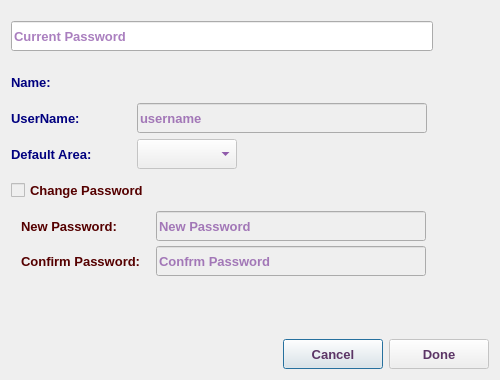
<?xml version="1.0" encoding="UTF-8"?>
<ui version="4.0">
 <class>ProfileDialog</class>
 <widget class="QDialog" name="ProfileDialog">
  <property name="geometry">
   <rect>
    <x>0</x>
    <y>0</y>
    <width>500</width>
    <height>380</height>
   </rect>
  </property>
  <property name="minimumSize">
   <size>
    <width>500</width>
    <height>380</height>
   </size>
  </property>
  <property name="maximumSize">
   <size>
    <width>500</width>
    <height>380</height>
   </size>
  </property>
  <property name="font">
   <font>
    <family>Tahoma</family>
    <pointsize>10</pointsize>
   </font>
  </property>
  <property name="windowTitle">
   <string>User Profile</string>
  </property>
  <property name="windowIcon">
   <iconset resource="../../../image.qrc">
    <normaloff>:/Image/profile.png</normaloff>:/Image/profile.png</iconset>
  </property>
  <layout class="QVBoxLayout" name="verticalLayout_3">
   <item>
    <layout class="QHBoxLayout" name="horizontalLayout">
     <item>
      <widget class="QLineEdit" name="currentPassLE">
       <property name="sizePolicy">
        <sizepolicy hsizetype="Expanding" vsizetype="Preferred">
         <horstretch>0</horstretch>
         <verstretch>0</verstretch>
        </sizepolicy>
       </property>
       <property name="minimumSize">
        <size>
         <width>200</width>
         <height>30</height>
        </size>
       </property>
       <property name="maximumSize">
        <size>
         <width>500</width>
         <height>30</height>
        </size>
       </property>
       <property name="font">
        <font>
         <family>Tahoma</family>
         <pointsize>10</pointsize>
         <weight>75</weight>
         <bold>true</bold>
        </font>
       </property>
       <property name="styleSheet">
        <string notr="true">color: rgb(85, 0, 127);</string>
       </property>
       <property name="echoMode">
        <enum>QLineEdit::Password</enum>
       </property>
       <property name="placeholderText">
        <string>Current Password</string>
       </property>
      </widget>
     </item>
     <item>
      <widget class="QLabel" name="label_6">
       <property name="minimumSize">
        <size>
         <width>50</width>
         <height>50</height>
        </size>
       </property>
       <property name="maximumSize">
        <size>
         <width>50</width>
         <height>50</height>
        </size>
       </property>
       <property name="font">
        <font>
         <family>Tahoma</family>
         <pointsize>10</pointsize>
        </font>
       </property>
       <property name="text">
        <string/>
       </property>
       <property name="pixmap">
        <pixmap resource="../../../image.qrc">:/Image/profile.png</pixmap>
       </property>
       <property name="scaledContents">
        <bool>true</bool>
       </property>
      </widget>
     </item>
    </layout>
   </item>
   <item>
    <widget class="QFrame" name="frame">
     <property name="enabled">
      <bool>false</bool>
     </property>
     <property name="font">
      <font>
       <family>Tahoma</family>
       <pointsize>10</pointsize>
      </font>
     </property>
     <property name="frameShape">
      <enum>QFrame::NoFrame</enum>
     </property>
     <property name="frameShadow">
      <enum>QFrame::Plain</enum>
     </property>
     <layout class="QVBoxLayout" name="verticalLayout">
      <property name="leftMargin">
       <number>0</number>
      </property>
      <property name="topMargin">
       <number>0</number>
      </property>
      <property name="rightMargin">
       <number>0</number>
      </property>
      <property name="bottomMargin">
       <number>0</number>
      </property>
      <item>
       <layout class="QHBoxLayout" name="horizontalLayout_8">
        <item>
         <widget class="QLabel" name="label">
          <property name="minimumSize">
           <size>
            <width>120</width>
            <height>30</height>
           </size>
          </property>
          <property name="maximumSize">
           <size>
            <width>150</width>
            <height>30</height>
           </size>
          </property>
          <property name="font">
           <font>
            <family>Tahoma</family>
            <pointsize>10</pointsize>
            <weight>75</weight>
            <bold>true</bold>
           </font>
          </property>
          <property name="styleSheet">
           <string notr="true">color: rgb(0, 0, 127);</string>
          </property>
          <property name="text">
           <string>Name: </string>
          </property>
         </widget>
        </item>
        <item>
         <widget class="QLabel" name="nameLbl">
          <property name="sizePolicy">
           <sizepolicy hsizetype="Expanding" vsizetype="Preferred">
            <horstretch>0</horstretch>
            <verstretch>0</verstretch>
           </sizepolicy>
          </property>
          <property name="minimumSize">
           <size>
            <width>300</width>
            <height>30</height>
           </size>
          </property>
          <property name="maximumSize">
           <size>
            <width>500</width>
            <height>30</height>
           </size>
          </property>
          <property name="font">
           <font>
            <family>Tahoma</family>
            <pointsize>10</pointsize>
            <weight>75</weight>
            <bold>true</bold>
           </font>
          </property>
          <property name="styleSheet">
           <string notr="true">color: rgb(85, 0, 127);</string>
          </property>
          <property name="text">
           <string/>
          </property>
         </widget>
        </item>
       </layout>
      </item>
      <item>
       <layout class="QHBoxLayout" name="horizontalLayout_7">
        <item>
         <widget class="QLabel" name="label_2">
          <property name="minimumSize">
           <size>
            <width>120</width>
            <height>30</height>
           </size>
          </property>
          <property name="maximumSize">
           <size>
            <width>150</width>
            <height>30</height>
           </size>
          </property>
          <property name="font">
           <font>
            <family>Tahoma</family>
            <pointsize>10</pointsize>
            <weight>75</weight>
            <bold>true</bold>
           </font>
          </property>
          <property name="styleSheet">
           <string notr="true">color: rgb(0, 0, 127);</string>
          </property>
          <property name="text">
           <string>UserName:</string>
          </property>
         </widget>
        </item>
        <item>
         <widget class="QLineEdit" name="usernameLE">
          <property name="sizePolicy">
           <sizepolicy hsizetype="Expanding" vsizetype="Preferred">
            <horstretch>0</horstretch>
            <verstretch>0</verstretch>
           </sizepolicy>
          </property>
          <property name="minimumSize">
           <size>
            <width>290</width>
            <height>30</height>
           </size>
          </property>
          <property name="maximumSize">
           <size>
            <width>500</width>
            <height>30</height>
           </size>
          </property>
          <property name="font">
           <font>
            <family>Tahoma</family>
            <pointsize>10</pointsize>
            <weight>75</weight>
            <bold>true</bold>
           </font>
          </property>
          <property name="styleSheet">
           <string notr="true">color: rgb(85, 0, 127);</string>
          </property>
          <property name="placeholderText">
           <string>username</string>
          </property>
         </widget>
        </item>
        <item>
         <spacer name="horizontalSpacer">
          <property name="orientation">
           <enum>Qt::Horizontal</enum>
          </property>
          <property name="sizeHint" stdset="0">
           <size>
            <width>40</width>
            <height>20</height>
           </size>
          </property>
         </spacer>
        </item>
       </layout>
      </item>
      <item>
       <layout class="QHBoxLayout" name="horizontalLayout_6">
        <item>
         <widget class="QLabel" name="label_3">
          <property name="minimumSize">
           <size>
            <width>120</width>
            <height>30</height>
           </size>
          </property>
          <property name="maximumSize">
           <size>
            <width>150</width>
            <height>30</height>
           </size>
          </property>
          <property name="font">
           <font>
            <family>Tahoma</family>
            <pointsize>10</pointsize>
            <weight>75</weight>
            <bold>true</bold>
           </font>
          </property>
          <property name="styleSheet">
           <string notr="true">color: rgb(0, 0, 127);</string>
          </property>
          <property name="text">
           <string>Default Area:</string>
          </property>
         </widget>
        </item>
        <item>
         <widget class="QComboBox" name="areaCB">
          <property name="sizePolicy">
           <sizepolicy hsizetype="Preferred" vsizetype="Preferred">
            <horstretch>0</horstretch>
            <verstretch>0</verstretch>
           </sizepolicy>
          </property>
          <property name="minimumSize">
           <size>
            <width>100</width>
            <height>30</height>
           </size>
          </property>
          <property name="maximumSize">
           <size>
            <width>150</width>
            <height>30</height>
           </size>
          </property>
          <property name="font">
           <font>
            <family>Tahoma</family>
            <pointsize>10</pointsize>
            <weight>75</weight>
            <bold>true</bold>
           </font>
          </property>
          <property name="styleSheet">
           <string notr="true">color: rgb(85, 0, 127);</string>
          </property>
         </widget>
        </item>
        <item>
         <spacer name="horizontalSpacer_8">
          <property name="font">
           <font>
            <family>Tahoma</family>
            <pointsize>10</pointsize>
           </font>
          </property>
          <property name="orientation">
           <enum>Qt::Horizontal</enum>
          </property>
          <property name="sizeHint" stdset="0">
           <size>
            <width>40</width>
            <height>20</height>
           </size>
          </property>
         </spacer>
        </item>
       </layout>
      </item>
      <item>
       <layout class="QHBoxLayout" name="horizontalLayout_5">
        <item>
         <widget class="QCheckBox" name="passChB">
          <property name="sizePolicy">
           <sizepolicy hsizetype="Expanding" vsizetype="Preferred">
            <horstretch>0</horstretch>
            <verstretch>0</verstretch>
           </sizepolicy>
          </property>
          <property name="minimumSize">
           <size>
            <width>0</width>
            <height>30</height>
           </size>
          </property>
          <property name="maximumSize">
           <size>
            <width>16777215</width>
            <height>30</height>
           </size>
          </property>
          <property name="font">
           <font>
            <family>Tahoma</family>
            <pointsize>10</pointsize>
            <weight>75</weight>
            <bold>true</bold>
           </font>
          </property>
          <property name="styleSheet">
           <string notr="true">color: rgb(85, 0, 0);</string>
          </property>
          <property name="text">
           <string>Change Password</string>
          </property>
         </widget>
        </item>
       </layout>
      </item>
      <item>
       <widget class="QFrame" name="passFrame">
        <property name="font">
         <font>
          <family>Tahoma</family>
          <pointsize>10</pointsize>
         </font>
        </property>
        <property name="frameShape">
         <enum>QFrame::NoFrame</enum>
        </property>
        <property name="frameShadow">
         <enum>QFrame::Plain</enum>
        </property>
        <layout class="QVBoxLayout" name="verticalLayout_2">
         <property name="spacing">
          <number>5</number>
         </property>
         <property name="leftMargin">
          <number>10</number>
         </property>
         <property name="topMargin">
          <number>0</number>
         </property>
         <property name="rightMargin">
          <number>0</number>
         </property>
         <property name="bottomMargin">
          <number>0</number>
         </property>
         <item>
          <layout class="QHBoxLayout" name="horizontalLayout_4">
           <item>
            <widget class="QLabel" name="passLbl">
             <property name="minimumSize">
              <size>
               <width>130</width>
               <height>30</height>
              </size>
             </property>
             <property name="maximumSize">
              <size>
               <width>130</width>
               <height>30</height>
              </size>
             </property>
             <property name="font">
              <font>
               <family>Tahoma</family>
               <pointsize>10</pointsize>
               <weight>75</weight>
               <bold>true</bold>
              </font>
             </property>
             <property name="styleSheet">
              <string notr="true">color: rgb(85, 0, 0);</string>
             </property>
             <property name="text">
              <string>New Password:</string>
             </property>
            </widget>
           </item>
           <item>
            <widget class="QLineEdit" name="passLE">
             <property name="sizePolicy">
              <sizepolicy hsizetype="Expanding" vsizetype="Preferred">
               <horstretch>0</horstretch>
               <verstretch>0</verstretch>
              </sizepolicy>
             </property>
             <property name="minimumSize">
              <size>
               <width>270</width>
               <height>30</height>
              </size>
             </property>
             <property name="maximumSize">
              <size>
               <width>5000</width>
               <height>30</height>
              </size>
             </property>
             <property name="font">
              <font>
               <family>Tahoma</family>
               <pointsize>10</pointsize>
               <weight>75</weight>
               <bold>true</bold>
              </font>
             </property>
             <property name="styleSheet">
              <string notr="true">color: rgb(85, 0, 127);</string>
             </property>
             <property name="echoMode">
              <enum>QLineEdit::Password</enum>
             </property>
             <property name="placeholderText">
              <string>New Password</string>
             </property>
            </widget>
           </item>
           <item>
            <spacer name="horizontalSpacer_3">
             <property name="orientation">
              <enum>Qt::Horizontal</enum>
             </property>
             <property name="sizeHint" stdset="0">
              <size>
               <width>40</width>
               <height>20</height>
              </size>
             </property>
            </spacer>
           </item>
          </layout>
         </item>
         <item>
          <layout class="QHBoxLayout" name="horizontalLayout_3">
           <item>
            <widget class="QLabel" name="passConfirmLbl">
             <property name="minimumSize">
              <size>
               <width>130</width>
               <height>30</height>
              </size>
             </property>
             <property name="maximumSize">
              <size>
               <width>130</width>
               <height>30</height>
              </size>
             </property>
             <property name="font">
              <font>
               <family>Tahoma</family>
               <pointsize>10</pointsize>
               <weight>75</weight>
               <bold>true</bold>
              </font>
             </property>
             <property name="styleSheet">
              <string notr="true">color: rgb(85, 0, 0);</string>
             </property>
             <property name="text">
              <string>Confirm Password:</string>
             </property>
            </widget>
           </item>
           <item>
            <widget class="QLineEdit" name="passConfirmLE">
             <property name="sizePolicy">
              <sizepolicy hsizetype="Expanding" vsizetype="Preferred">
               <horstretch>0</horstretch>
               <verstretch>0</verstretch>
              </sizepolicy>
             </property>
             <property name="minimumSize">
              <size>
               <width>270</width>
               <height>30</height>
              </size>
             </property>
             <property name="maximumSize">
              <size>
               <width>5000</width>
               <height>30</height>
              </size>
             </property>
             <property name="font">
              <font>
               <family>Tahoma</family>
               <pointsize>10</pointsize>
               <weight>75</weight>
               <bold>true</bold>
              </font>
             </property>
             <property name="styleSheet">
              <string notr="true">color: rgb(85, 0, 127);</string>
             </property>
             <property name="echoMode">
              <enum>QLineEdit::Password</enum>
             </property>
             <property name="placeholderText">
              <string>Confrm Password</string>
             </property>
            </widget>
           </item>
           <item>
            <spacer name="horizontalSpacer_4">
             <property name="orientation">
              <enum>Qt::Horizontal</enum>
             </property>
             <property name="sizeHint" stdset="0">
              <size>
               <width>40</width>
               <height>20</height>
              </size>
             </property>
            </spacer>
           </item>
          </layout>
         </item>
        </layout>
       </widget>
      </item>
     </layout>
    </widget>
   </item>
   <item>
    <spacer name="verticalSpacer">
     <property name="font">
      <font>
       <family>Tahoma</family>
       <pointsize>10</pointsize>
      </font>
     </property>
     <property name="orientation">
      <enum>Qt::Vertical</enum>
     </property>
     <property name="sizeHint" stdset="0">
      <size>
       <width>20</width>
       <height>1</height>
      </size>
     </property>
    </spacer>
   </item>
   <item>
    <layout class="QHBoxLayout" name="horizontalLayout_2">
     <item>
      <spacer name="horizontalSpacer_2">
       <property name="font">
        <font>
         <family>Tahoma</family>
         <pointsize>10</pointsize>
        </font>
       </property>
       <property name="orientation">
        <enum>Qt::Horizontal</enum>
       </property>
       <property name="sizeHint" stdset="0">
        <size>
         <width>40</width>
         <height>20</height>
        </size>
       </property>
      </spacer>
     </item>
     <item>
      <widget class="QPushButton" name="cancelBtn">
       <property name="sizePolicy">
        <sizepolicy hsizetype="Preferred" vsizetype="Preferred">
         <horstretch>0</horstretch>
         <verstretch>0</verstretch>
        </sizepolicy>
       </property>
       <property name="minimumSize">
        <size>
         <width>100</width>
         <height>30</height>
        </size>
       </property>
       <property name="maximumSize">
        <size>
         <width>200</width>
         <height>30</height>
        </size>
       </property>
       <property name="font">
        <font>
         <family>Tahoma</family>
         <pointsize>10</pointsize>
         <weight>75</weight>
         <bold>true</bold>
        </font>
       </property>
       <property name="styleSheet">
        <string notr="true">color: rgb(92, 53, 102);</string>
       </property>
       <property name="text">
        <string>Cancel</string>
       </property>
       <property name="iconSize">
        <size>
         <width>20</width>
         <height>20</height>
        </size>
       </property>
      </widget>
     </item>
     <item>
      <widget class="QPushButton" name="okBtn">
       <property name="enabled">
        <bool>false</bool>
       </property>
       <property name="sizePolicy">
        <sizepolicy hsizetype="Preferred" vsizetype="Preferred">
         <horstretch>0</horstretch>
         <verstretch>0</verstretch>
        </sizepolicy>
       </property>
       <property name="minimumSize">
        <size>
         <width>100</width>
         <height>30</height>
        </size>
       </property>
       <property name="maximumSize">
        <size>
         <width>200</width>
         <height>30</height>
        </size>
       </property>
       <property name="font">
        <font>
         <family>Tahoma</family>
         <pointsize>10</pointsize>
         <weight>75</weight>
         <bold>true</bold>
        </font>
       </property>
       <property name="styleSheet">
        <string notr="true">color: rgb(92, 53, 102);</string>
       </property>
       <property name="text">
        <string>Done</string>
       </property>
       <property name="icon">
        <iconset resource="../../../image.qrc">
         <normaloff>:/Image/Done.png</normaloff>:/Image/Done.png</iconset>
       </property>
       <property name="iconSize">
        <size>
         <width>20</width>
         <height>20</height>
        </size>
       </property>
      </widget>
     </item>
    </layout>
   </item>
  </layout>
 </widget>
 <tabstops>
  <tabstop>currentPassLE</tabstop>
  <tabstop>usernameLE</tabstop>
  <tabstop>areaCB</tabstop>
  <tabstop>passChB</tabstop>
  <tabstop>passLE</tabstop>
  <tabstop>passConfirmLE</tabstop>
  <tabstop>okBtn</tabstop>
  <tabstop>cancelBtn</tabstop>
 </tabstops>
 <resources>
  <include location="../../../image.qrc"/>
 </resources>
 <connections/>
</ui>
